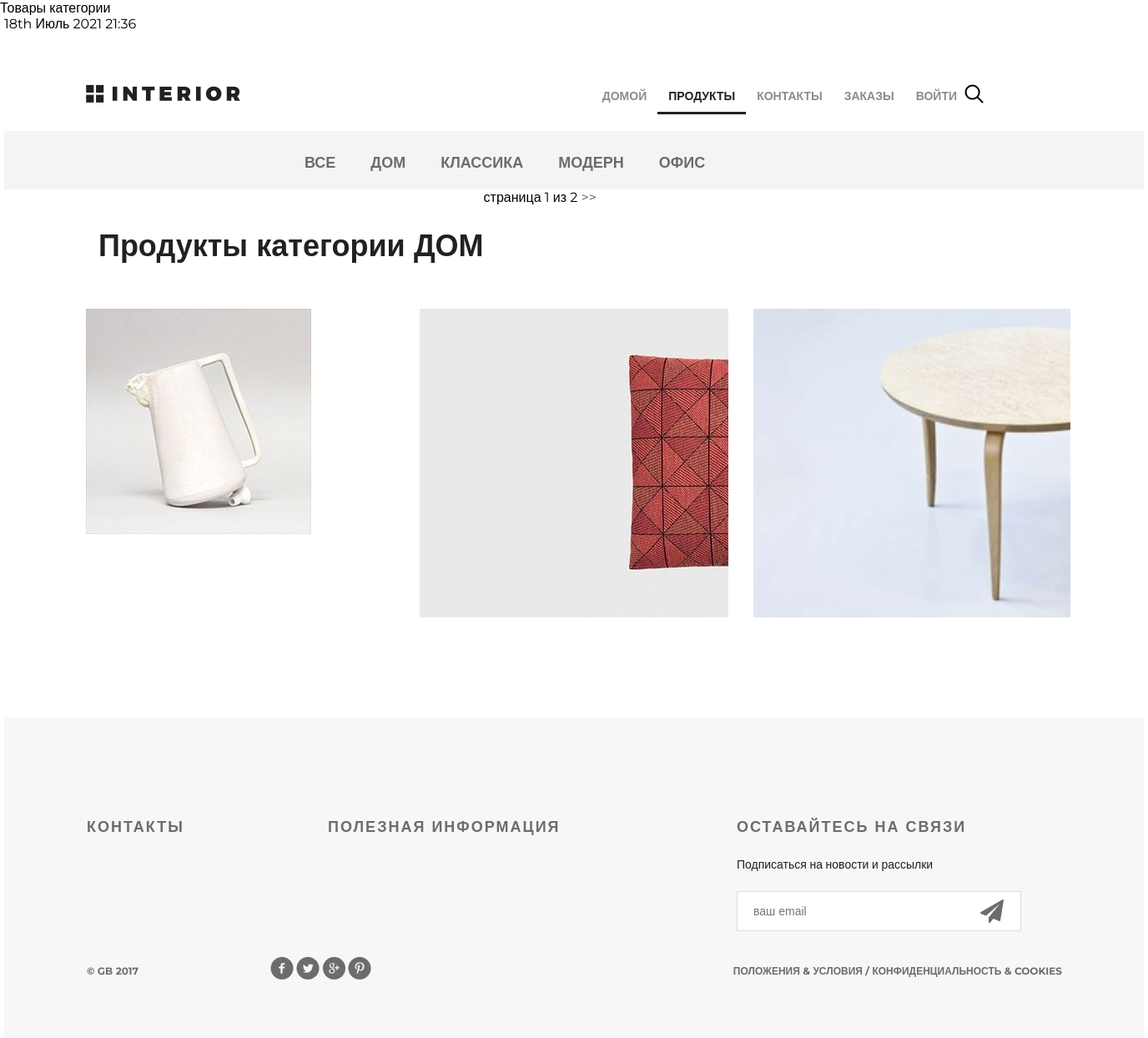
/products/category/7/, run on the app's committed database.
### mainapp/models.py (models this page shows, shortened)
class ProductCategory(models.Model):
    name = models.CharField(
        'имя',
        max_length=64,
        unique=True,
    )
    description = models.TextField(
        'описание',
        blank=True,
    )
    created = models.DateTimeField(auto_now_add=True)
    updated = models.DateTimeField(auto_now=True)
    is_active = models.BooleanField('активность', default=True)
    class Meta:
        verbose_name = 'категория продукта'
        verbose_name_plural = 'категории продукта'
        ordering = ['name']

class Product(models.Model):
    category = models.ForeignKey(ProductCategory, on_delete=models.CASCADE,)
    name = models.CharField('имя', max_length=128,)
    image = models.ImageField(upload_to='product_img', blank=True,)
    short_desc = models.CharField(
        'краткое описание',
        max_length=256,
        blank=True,
    )
    description = models.CharField(
        'описание',
        max_length=500,
        blank=True,
    )
    price = models.DecimalField(
        'цена продукта',
        max_digits=8,
        decimal_places=2,
        default=0,
    )
    quantity = models.PositiveIntegerField('количество товара на складе', default=0,)
    is_active = models.BooleanField('активность', default=True)
    class Meta:
        verbose_name = 'продукт'
        verbose_name_plural = 'продукты'
        ordering = ['price']

### mainapp/views.py (the view)
# urls.py: path('category/<pk>/', category, name='category'),
def category(request, pk=None):
    page_num = request.GET.get('page', 1)
    if pk == 0:
        category = {'pk': 0, 'name': 'все', }
        products = Product.get_items()
    else:
        category = get_object_or_404(ProductCategory, pk=pk)
        products = category.product_set.filter(is_active=True)
    product_paginator = Paginator(products, 3)
    try:
        products = product_paginator.page(page_num)
    except PageNotAnInteger:
        products = product_paginator.page(1)
    except EmptyPage:
        products = product_paginator.page(product_paginator.num_pages)
    context = {
        'page_title': 'товары категории',
        'category': category,
        'products': products,
    }
    return render(request, 'category_products.html', context)

### mainapp/context_processors.py (called while the page is built)
def categories(request):
    return {
        'categories': ProductCategory.objects.filter(is_active=True)
    }

### mainapp/templates/category_products.html (shortened to what this page needs)
{% extends 'base.html' %}
{% load static %}
{% block content %}
	<div class="hero-white">
		{% include 'includes/inc_menu.html' %}
			<a href="#" class="basket"></a>
	</div>
	<div class="details">
		{% include 'includes/inc_catalog.html' %}
		<div class="related">
			<div class="title clearfix">
				<h2>Продукты категории {{ category.name|upper }}</h2>
				<div class="paginator">
					<span class="current">страница {{ products.number }} из {{ products.paginator.num_pages }}</span>
					{% if products.has_next %}
						<a href="{% url 'category' category.pk %}?page={{ products.next_page_number }}"> >> </a>
					{% endif %}
				</div>
			</div>
			<div class="related-products clearfix">
				{% for product in products %}
					<div class="block">
					<a href="{% url 'product_page' product.pk %}">
						<img src="/media/{{ product.image }}" alt="">
					</a>
				</div>
				{% endfor %}
			</div>
		</div>
	</div>
{% endblock %}

### geekshop/templates/includes/inc_catalog.html
<div class="links clearfix">
    <ul class="links-menu">
        <li><a href="{% url 'category' 0 %}" class="{% if request.resolver_match.url_name == 'category' and request.resolver_match.kwargs.pk == 0 %}active{% endif %}">все</a></li>
        {% for category in categories %}
            <li>
              <a href="{% url 'category' category.pk %}" class="{% if request.resolver_match.url_name == 'category' and request.resolver_match.kwargs.pk == category.pk %}active{% endif %}">
                {{ category.name }}
              </a>
            </li>
        {% endfor %}
    </ul>
</div>

### geekshop/static/style.css (style rules this page uses)
* { margin: 0; padding: 0; }
body { font-family: 'Montserrat', sans-serif; }
html, body { height: 100%; }
.paginator a, .paginator a:visited { color: #555; text-decoration: none; }
.basket { display: block; width: 23px; height: 23px; background-image: url(/static/img/basket.png); position: absolute; top: 63px; left: 1185px; text-decoration: none; color: #555; }
.clearfix:after { content: ""; display: block; clear: both; }
.title { height: 152px; margin-right: 15px; }
.title h2 { float: left; margin-top: 118px; color: #212121; font-size: 36px; font-weight: 700; text-align: left; margin-left: 15px; }
.hero-white { background-color: #fff; height: 119px; padding-left: 98px; padding-right: 211px; position: relative; }
.links { height: 70px; background-color: #f4f4f4; position: relative; padding-left: 360px; }
.links-menu { margin: 27px auto 0px; position: absolute; }
.links-menu li { float: left; list-style-type: none; padding-right: 42px; }
.links-menu li a { text-decoration: none; color: #6c6c6c; font-size: 18px; font-weight: 700; text-transform: uppercase; }
.related { padding: 0px 98px; }
.related .title { height: 143px; margin-right: 0; }
.related .title h2 { margin-top: 45px; }
.related-products { margin-bottom: 120px; }
.related-products .block a img { float: left; }
.related-products .block { float: left; margin-right: 30px; display: block; height: 370px; width: 370px; position: relative; }
.related-products .block:nth-child(3n) { margin-right: 0px; }

### data on the page
ProductCategory: name "ДОМ"
ProductCategory: name "КЛАССИКА"
ProductCategory: name "МОДЕРН"
ProductCategory: name "ОФИС"
Product: image (picture)
Product: image (picture)
Product: image (picture)

### other printed values
{{ products.number }} "1"
{{ products.paginator.num_pages }} "2"
